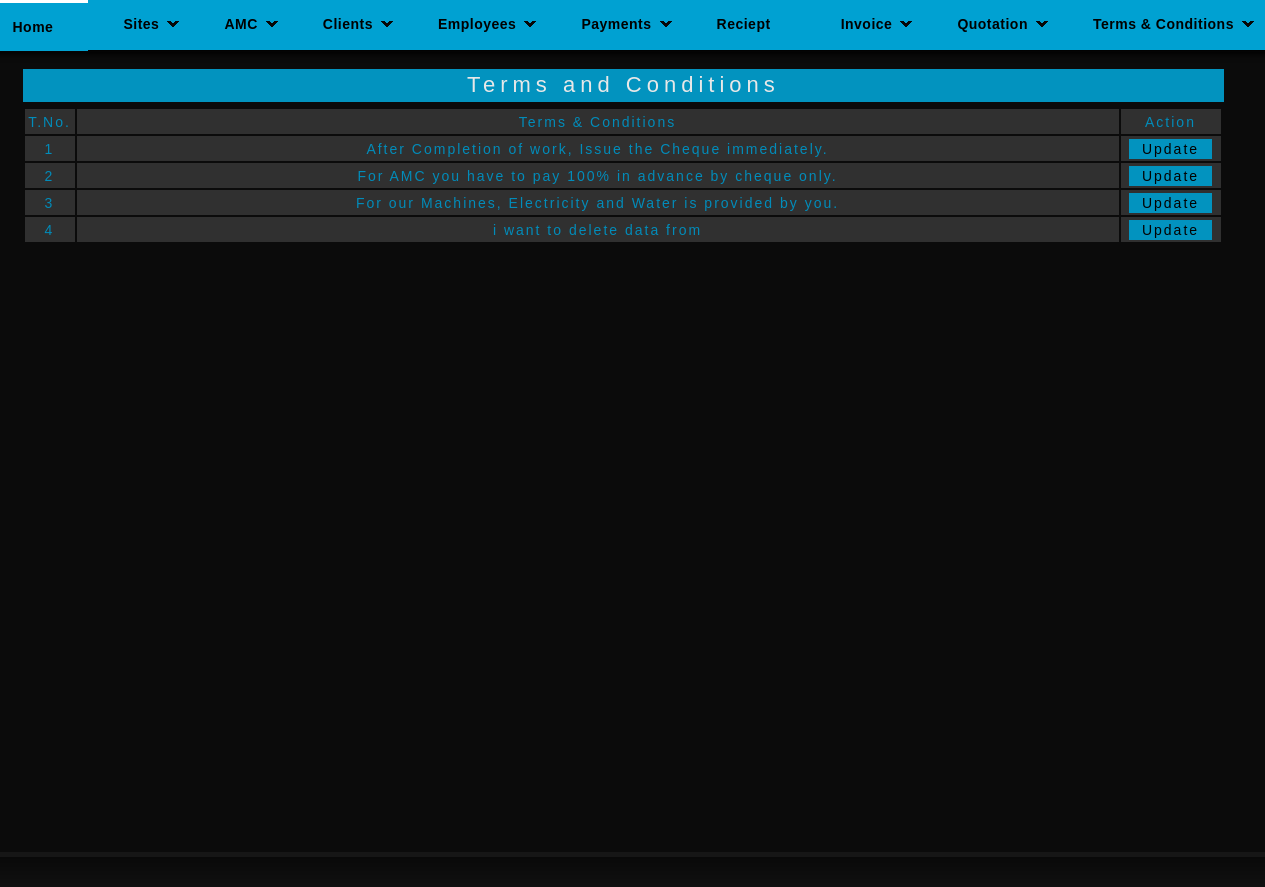
/term.php, run on an earlier commit of the app's database.
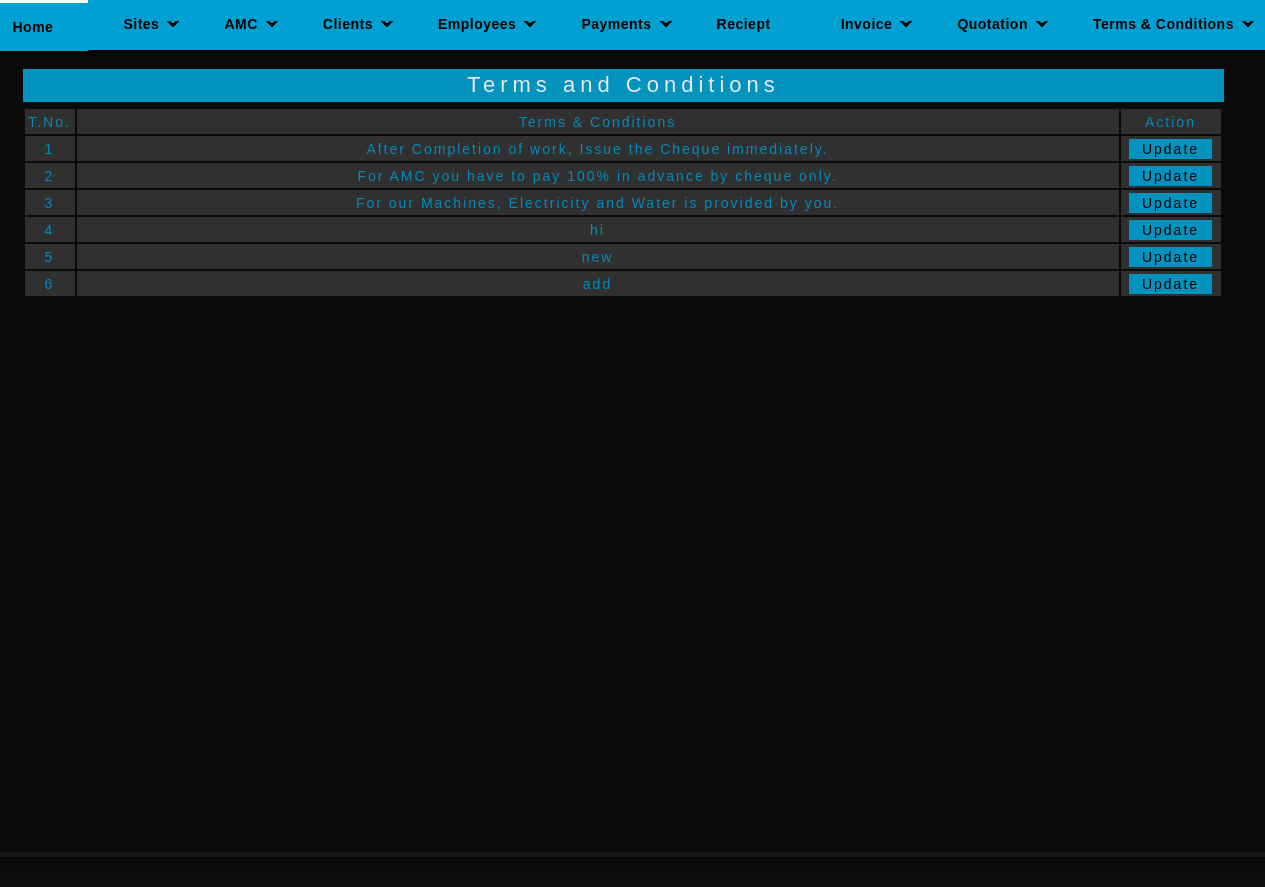
And on a later commit of the database.
### tables this page shows
CREATE TABLE IF NOT EXISTS `terms` (
  `t_id` int(11) NOT NULL AUTO_INCREMENT,
  `t_term` varchar(200) NOT NULL,
  PRIMARY KEY (`t_id`)
);

### term.php (the view, shortened to what this page needs)
<?php
	$e_qry_f="select * from terms";
	$e_res_f=mysql_query($e_qry_f);
?>
<html>
<head>
<link rel="stylesheet" href="styles.css" type="text/css" />
</head>
<body>
<div id="container">
    <?php
	include("header.php");
	?>
    <div id="sub-header">
    <div class="quo">
    	<br />
		<div class="quotation"><center>Terms and Conditions</center></div>
        <div>
        <table class="emp_tab">
        <tr class="emp_header">
        <td width="50">T.No.</td>
        <td>Terms & Conditions</td>
        <td width="100">Action</td>
        </tr>
        <?php
		while($e_row=mysql_fetch_array($e_res_f))
		{
        echo "<tr class='emp_header'>";
        echo "<td width='50'>";
		echo $e_row[0];
		echo "</td>";
        echo "<td>";
		echo $e_row[1];
		echo "</td>";
        echo "<td width='100' class='print'>";
		echo "<a href='updateterm.php?e_id2=$e_row[0]'>Update</a>";
		echo "</td>";
		echo "</tr>";
		}
		?>
        </table>
        </div>
    </div>
    </div>
    </div>
 <div id="footer">
    </div>
</body>
</html>

What changed in the data, as far as the page shows it:
changed terms id 4: t_term "i want to delete data from" → "hi"
added terms: t_id "5", t_term "new"
added terms: t_id "6", t_term "add"
